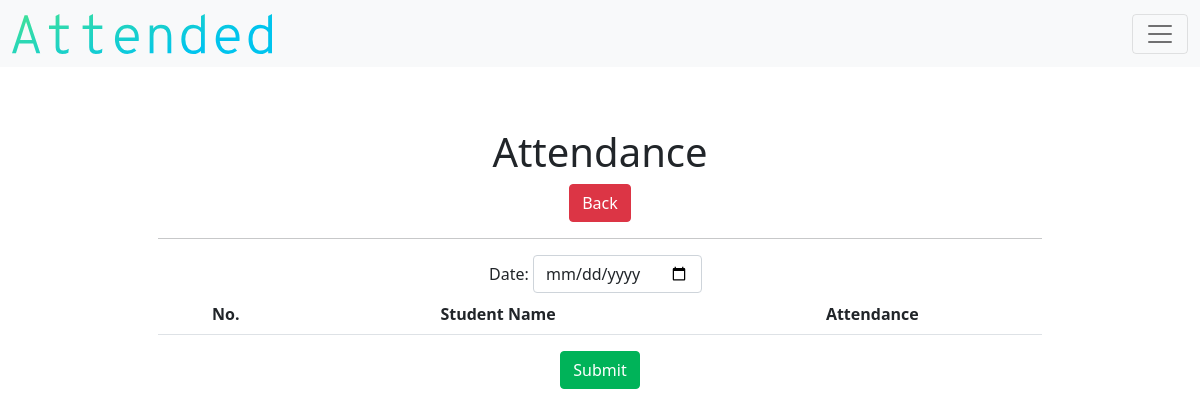
Before: /take-attendance/1 (signed in) with the older database file.
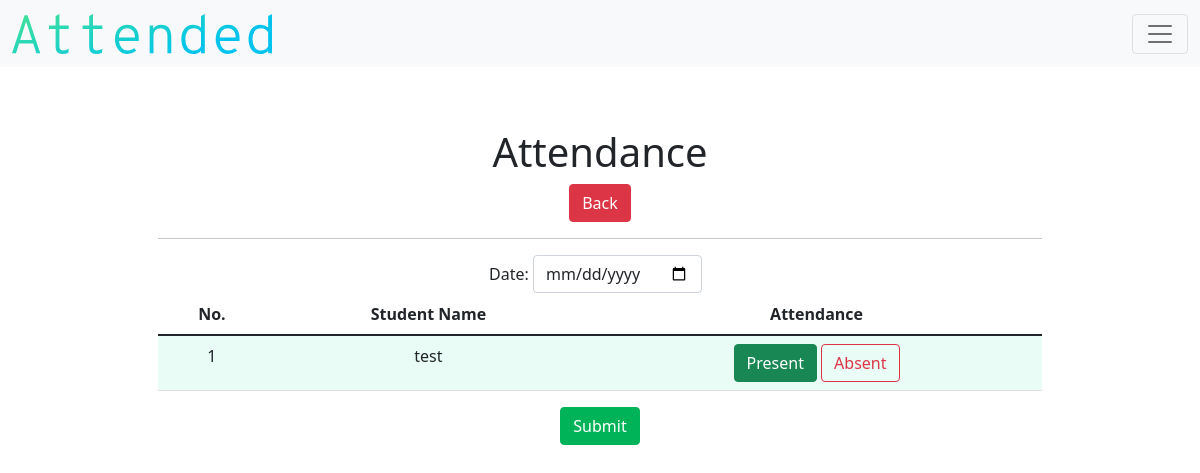
After: the same page with the newer database file.
### models.py (models this page shows)
class Student(db.Model):
    __tablename__ = "student"
    id = db.Column(db.Integer, primary_key=True)
    teacher_id = db.Column(db.Integer, db.ForeignKey("teacher.id"))
    class_id = db.Column(db.Integer, nullable=True, default=0)
    name = db.Column(db.String(), nullable=False)
    birth = db.Column(db.String(),nullable=False)
    age = db.Column(db.Integer(), nullable=False)
    gender = db.Column(db.String(), nullable=False)
    parent = db.Column(db.String(), nullable=True)
    parent2 = db.Column(db.String(), nullable=True)
    number = db.Column(db.String, nullable=True)
    number2 = db.Column(db.String, nullable=True)
    email = db.Column(db.String(), nullable=True)
    email2 = db.Column(db.String(), nullable=True)
    address = db.Column(db.String(), nullable=False)
    city = db.Column(db.String(), nullable=False)
    state = db.Column(db.String(), nullable=False)
    postcode = db.Column(db.Integer, nullable=False)
    attend_count = db.Column(db.Integer, nullable=True, default=0)
    student_attends = db.relationship("Attendance", backref="student_attend")

### application.py (the view)
@app.route("/take-attendance/<string:id>")
def take_attendance(id):
    teacher = current_user.get_id()
    teacher_object = db.session.query(Teacher).filter_by(id=teacher).first()
    if not current_user.is_authenticated:
        return redirect("/login")
    else:
        form_attend = TakeAttendance()
        TABLE_HEADERS = ["No.", "Student Name", "Attendance"]
        students = db.session.query(Student).filter_by(class_id=id)
        return render_template("take-attendance.html", ident=id, form=form_attend, headers=TABLE_HEADERS, students=students, teacher=teacher_object)

### form.py
class TakeAttendance(FlaskForm):
    date = DateField(validators=[InputRequired()])

### application.py (called while the page is built)
@login.user_loader
def load_user(id):
    return Teacher.query.get(id)

### templates/take-attendance.html (shortened to what this page needs)
{% extends "layout.html" %}
{% block main %}
        <h1>Attendance</h1>
        <a class="btn btn-danger" href="/detail_class/{{ident}}" role="button">Back</a>
                <hr>
        <form action="/taken-attendance/{{ident}}" method="post">
        <div class="col-md-12">
            <label for="formGroupExampleInput" class="form-label" id="label-take-attendance-date">Date:</label>
            {{ form.date(class="form-control", autocomplete="off", id="take-attendance-date" )}}
        </div>
        <div class="table-responsive">
          <table class="table table-hover">
                <thead>
                        <tr>
                                {% for header in headers %}
                                      <th id="header"> {{ header }} </th>
                                {% endfor %}
                        </tr>
                </thead>
                <tbody>
                        {% for student in students %}
                        <tr>
                             <td class="counterCell"></td>
                             <td>{{student.name}}</td>
                             <td>
                                <label class="btn btn-outline-success" for="{{student.id}}">Present</label>
                                <label class="btn btn-outline-danger" for="{{student.id}}2">Absent</label>
                             </td>
                        </tr>
                        {% endfor %}
                </tbody>
          </table>
          <button type="submit" class="btn btn-success">Submit</button>
        </div>
{% endblock %}

Changed rows visible on the page:
now on this page (row edited): Student: name "test"
